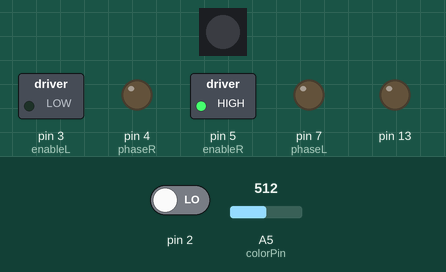
Recording of a sketch running on a simulated Arduino Uno, built with avr-gcc and run on an emulated ATmega328P. Parts: 1 RGB LEDs in strip order, left to right, switched loads named in the sketch (green lamp = pin HIGH), output pins drawn as LEDs (lit = HIGH). Inputs (shaded band) come from the test bench; at power-on: pin 2 LOW, A5 (colorPin) = 512. The strip is taken to match the declared colour order.

Above: at 1.2 s.
1.3 s: pin 2 driven HIGH
At 1.6 s:
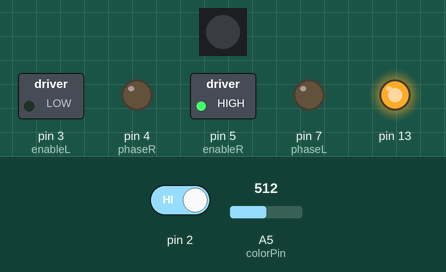
2.8 s: pin 2 driven LOW
At 3.9 s:
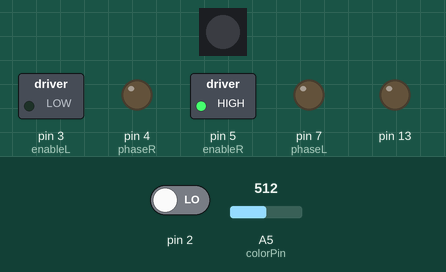
Timing chart, 0 to 5.8 s (numbered marks = the images above; inputs shaded):
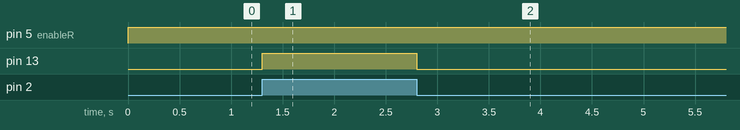

Measured:
- after the input at 1.3 s, pin 13: LOW → HIGH at once
- after the input at 2.8 s, pin 13: HIGH → LOW at once

The sketch:

DCHBridge.ino
```cpp
/******************************************************************
Design Competition 2015 Code
Eric Elias, Paul Green, Jane Miller, and Christopher Pontisakos
******************************************************************/
//RGB LED fil
#include <Adafruit_NeoPixel.h>
#include <avr/power.h>

#define PIN            8
#define NUMPIXELS      1
Adafruit_NeoPixel pixels = Adafruit_NeoPixel(NUMPIXELS, PIN, NEO_RGB + NEO_KHZ800);


/*************************
Color Sensor
*************************/
//analog pin for color sensor
const int colorPin = 5;
//the threshold between purple and white
const int colorThreshold = 600;

//moving average
const int colorSize = 5;
int colorAvg[colorSize];
int colorPos;
int colorSum;
int colorVal;

//tells us what color we are on
boolean isOnWhite;
enum color{
  purple,
  white
};
color startColor;
color currColor;
color oldColor;

/*************************
Break Beam
*************************/
//Laser/phototransistor in front of the roller
//If it is low (broken), something is being pushed
//I am attempting to program an interrupt that acts based on
//when there is a change in the state of the pin
//See: http://www.arduino.cc/en/Reference/AttachInterrupt

//interrupt 0 is on digital pin 2
const int breakPin = 0;

/*A variable should be declared volatile whenever its value can be changed by something beyond the control of
the code section in which it appears, such as a concurrently executing thread.
In the Arduino, the only place that this is likely to occur is in sections of code associated with interrupts. */

volatile int state = LOW;

/*************************
HBridge Controls
*************************/
//Left
// B
// Enable: 3
const int enableL = 3;
// Phase: 7
const int phaseL = 7;

//Right
// A
// Enable: 5
const int enableR = 5;
// Phase: 4
const int phaseR = 4;

int hbridgepins[] = {enableL,phaseL,enableR,phaseR};


/********************************
Test Stuff
********************************/
int numColorChange;

void setup(){

  //test post plz ignore
  numColorChange = 0;


  //RGB LED (may not be needed)
  pixels.begin(); // This initializes the NeoPixel library.

  //initializes the HBridge pins
  int i = 0;
  for (i=0; i <= 3; i++){
    pinMode(hbridgepins[i], OUTPUT);
  }

  //Color sensor moving average
  colorSum = 0;
  colorPos = 0;
  for (i = 0; i < 10; i++){
    isOnWhite = colorCheck();
  }
  //Tells us what color we started on
  //if we start on white, we want to go to purple
  if(isOnWhite){
     Serial.println("We started on a White Square");
     startColor = white;

  }
  else{
    Serial.println("We started on a Purple Square");
    startColor = purple;

  }

  //breakPin interrupt stuff
  pinMode(13, OUTPUT);
  attachInterrupt(breakPin, test, CHANGE);

  Serial.begin(9600);

}

void loop() {
  //setLED();
  /*goStraight();
  isOnWhite = colorCheck();
  if(isOnWhite){
     digitalWrite(ledPin, LOW);
  }
  else{
    digitalWrite(ledPin,HIGH);
  }
  if(currColor != oldColor){
    goLeft();
    delay(500);
  }*/
 goLeft();
  digitalWrite(13,state);

}

//Motor Controls
void setL(int phase, int enable){
  digitalWrite(phaseL, phase);
  analogWrite(enableL,enable);
}

void setR(int phase, int enable){
  digitalWrite(phaseR, phase);
  analogWrite(enableR, enable);
}

//Direction Controls
void goStraight(){
  setL(LOW,255);
  setR(LOW,255);
}

void goLeft(){
  setL(LOW,0);
  setR(LOW,255);
}

void goRight(){
  setL(LOW,255);
  setR(LOW,0);
}

void robot_stop(){
  setL(LOW,0);
  setR(LOW,0);
}


boolean colorCheck(){
  //Checks to see what color the robot is on
  //returns 1 if on white, 0 if is on purple
  colorSum -= colorAvg[colorPos];
  colorAvg[colorPos] = analogRead(colorPin);
  colorSum += colorAvg[colorPos];
  colorPos += 1;
  if (colorPos >= colorSize){
    colorPos = 0;
  }
  oldColor = currColor;
  colorVal = colorSum/colorSize;
  if (colorVal <= colorThreshold){
    currColor = purple;
    return 0;

  }
  currColor = white;

  return 1;

}

void test(){
  state = !state;

}

void setLED(){

    if (colorVal<600){
        // For a set of NeoPixels the first NeoPixel is 0, second is 1, all the way up to the count of pixels minus one.
      for(int i=0;i<NUMPIXELS;i++){

        // pixels.Color takes RGB values, from 0,0,0 up to 255,255,255
        pixels.setPixelColor(i, pixels.Color(200,0,255)); // Moderately bright green color.

       pixels.show(); // This sends the updated pixel color to the hardware.

      delay(10); // Delay for a period of time (in milliseconds).

    }}
    else{
         // For a set of NeoPixels the first NeoPixel is 0, second is 1, all the way up to the count of pixels minus one.
      for(int i=0;i<NUMPIXELS;i++){

        // pixels.Color takes RGB values, from 0,0,0 up to 255,255,255
        pixels.setPixelColor(i, pixels.Color(255,255,255)); // Moderately bright green color.

       pixels.show(); // This sends the updated pixel color to the hardware.

      delay(10); // Delay for a period of time (in milliseconds).
      }
    }
}
```
